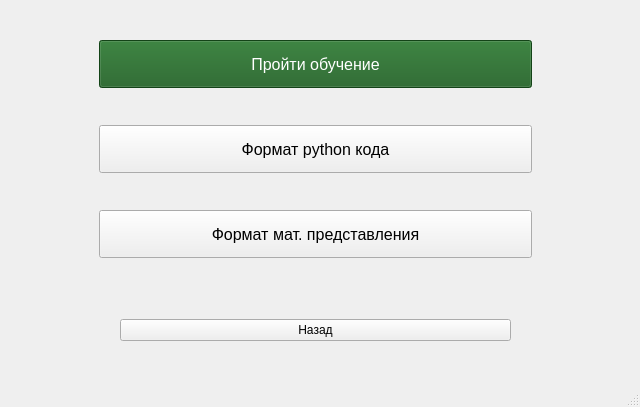
<?xml version="1.0" encoding="UTF-8"?>
<ui version="4.0">
 <class>MainWindow</class>
 <widget class="QMainWindow" name="MainWindow">
  <property name="geometry">
   <rect>
    <x>0</x>
    <y>0</y>
    <width>640</width>
    <height>407</height>
   </rect>
  </property>
  <property name="windowTitle">
   <string>Math And Code</string>
  </property>
  <widget class="QWidget" name="centralwidget">
   <widget class="QWidget" name="horizontalLayoutWidget_2">
    <property name="geometry">
     <rect>
      <x>120</x>
      <y>310</y>
      <width>391</width>
      <height>41</height>
     </rect>
    </property>
    <layout class="QHBoxLayout" name="horizontalLayout_2">
     <item>
      <widget class="QPushButton" name="buttonBack">
       <property name="text">
        <string>Назад</string>
       </property>
       <property name="icon">
        <iconset theme="go-previous">
         <normaloff>.</normaloff>.</iconset>
       </property>
       <property name="iconSize">
        <size>
         <width>22</width>
         <height>22</height>
        </size>
       </property>
      </widget>
     </item>
    </layout>
   </widget>
   <widget class="QFrame" name="verticalFrame">
    <property name="geometry">
     <rect>
      <x>90</x>
      <y>0</y>
      <width>451</width>
      <height>301</height>
     </rect>
    </property>
    <layout class="QVBoxLayout" name="verticalLayout">
     <item>
      <widget class="QPushButton" name="pushButton">
       <property name="minimumSize">
        <size>
         <width>0</width>
         <height>48</height>
        </size>
       </property>
       <property name="palette">
        <palette>
         <active>
          <colorrole role="WindowText">
           <brush brushstyle="SolidPattern">
            <color alpha="255">
             <red>255</red>
             <green>255</green>
             <blue>255</blue>
            </color>
           </brush>
          </colorrole>
          <colorrole role="Button">
           <brush brushstyle="SolidPattern">
            <color alpha="255">
             <red>27</red>
             <green>94</green>
             <blue>32</blue>
            </color>
           </brush>
          </colorrole>
          <colorrole role="Light">
           <brush brushstyle="SolidPattern">
            <color alpha="255">
             <red>40</red>
             <green>141</green>
             <blue>48</blue>
            </color>
           </brush>
          </colorrole>
          <colorrole role="Midlight">
           <brush brushstyle="SolidPattern">
            <color alpha="255">
             <red>33</red>
             <green>117</green>
             <blue>40</blue>
            </color>
           </brush>
          </colorrole>
          <colorrole role="Dark">
           <brush brushstyle="SolidPattern">
            <color alpha="255">
             <red>13</red>
             <green>47</green>
             <blue>16</blue>
            </color>
           </brush>
          </colorrole>
          <colorrole role="Mid">
           <brush brushstyle="SolidPattern">
            <color alpha="255">
             <red>18</red>
             <green>62</green>
             <blue>21</blue>
            </color>
           </brush>
          </colorrole>
          <colorrole role="Text">
           <brush brushstyle="SolidPattern">
            <color alpha="255">
             <red>255</red>
             <green>255</green>
             <blue>255</blue>
            </color>
           </brush>
          </colorrole>
          <colorrole role="BrightText">
           <brush brushstyle="SolidPattern">
            <color alpha="255">
             <red>255</red>
             <green>255</green>
             <blue>255</blue>
            </color>
           </brush>
          </colorrole>
          <colorrole role="ButtonText">
           <brush brushstyle="SolidPattern">
            <color alpha="255">
             <red>255</red>
             <green>255</green>
             <blue>255</blue>
            </color>
           </brush>
          </colorrole>
          <colorrole role="Base">
           <brush brushstyle="SolidPattern">
            <color alpha="255">
             <red>0</red>
             <green>0</green>
             <blue>0</blue>
            </color>
           </brush>
          </colorrole>
          <colorrole role="Window">
           <brush brushstyle="SolidPattern">
            <color alpha="255">
             <red>27</red>
             <green>94</green>
             <blue>32</blue>
            </color>
           </brush>
          </colorrole>
          <colorrole role="Shadow">
           <brush brushstyle="SolidPattern">
            <color alpha="255">
             <red>0</red>
             <green>0</green>
             <blue>0</blue>
            </color>
           </brush>
          </colorrole>
          <colorrole role="AlternateBase">
           <brush brushstyle="SolidPattern">
            <color alpha="255">
             <red>13</red>
             <green>47</green>
             <blue>16</blue>
            </color>
           </brush>
          </colorrole>
          <colorrole role="ToolTipBase">
           <brush brushstyle="SolidPattern">
            <color alpha="255">
             <red>255</red>
             <green>255</green>
             <blue>220</blue>
            </color>
           </brush>
          </colorrole>
          <colorrole role="ToolTipText">
           <brush brushstyle="SolidPattern">
            <color alpha="255">
             <red>0</red>
             <green>0</green>
             <blue>0</blue>
            </color>
           </brush>
          </colorrole>
          <colorrole role="PlaceholderText">
           <brush brushstyle="SolidPattern">
            <color alpha="128">
             <red>255</red>
             <green>255</green>
             <blue>255</blue>
            </color>
           </brush>
          </colorrole>
         </active>
         <inactive>
          <colorrole role="WindowText">
           <brush brushstyle="SolidPattern">
            <color alpha="255">
             <red>255</red>
             <green>255</green>
             <blue>255</blue>
            </color>
           </brush>
          </colorrole>
          <colorrole role="Button">
           <brush brushstyle="SolidPattern">
            <color alpha="255">
             <red>27</red>
             <green>94</green>
             <blue>32</blue>
            </color>
           </brush>
          </colorrole>
          <colorrole role="Light">
           <brush brushstyle="SolidPattern">
            <color alpha="255">
             <red>40</red>
             <green>141</green>
             <blue>48</blue>
            </color>
           </brush>
          </colorrole>
          <colorrole role="Midlight">
           <brush brushstyle="SolidPattern">
            <color alpha="255">
             <red>33</red>
             <green>117</green>
             <blue>40</blue>
            </color>
           </brush>
          </colorrole>
          <colorrole role="Dark">
           <brush brushstyle="SolidPattern">
            <color alpha="255">
             <red>13</red>
             <green>47</green>
             <blue>16</blue>
            </color>
           </brush>
          </colorrole>
          <colorrole role="Mid">
           <brush brushstyle="SolidPattern">
            <color alpha="255">
             <red>18</red>
             <green>62</green>
             <blue>21</blue>
            </color>
           </brush>
          </colorrole>
          <colorrole role="Text">
           <brush brushstyle="SolidPattern">
            <color alpha="255">
             <red>255</red>
             <green>255</green>
             <blue>255</blue>
            </color>
           </brush>
          </colorrole>
          <colorrole role="BrightText">
           <brush brushstyle="SolidPattern">
            <color alpha="255">
             <red>255</red>
             <green>255</green>
             <blue>255</blue>
            </color>
           </brush>
          </colorrole>
          <colorrole role="ButtonText">
           <brush brushstyle="SolidPattern">
            <color alpha="255">
             <red>255</red>
             <green>255</green>
             <blue>255</blue>
            </color>
           </brush>
          </colorrole>
          <colorrole role="Base">
           <brush brushstyle="SolidPattern">
            <color alpha="255">
             <red>0</red>
             <green>0</green>
             <blue>0</blue>
            </color>
           </brush>
          </colorrole>
          <colorrole role="Window">
           <brush brushstyle="SolidPattern">
            <color alpha="255">
             <red>27</red>
             <green>94</green>
             <blue>32</blue>
            </color>
           </brush>
          </colorrole>
          <colorrole role="Shadow">
           <brush brushstyle="SolidPattern">
            <color alpha="255">
             <red>0</red>
             <green>0</green>
             <blue>0</blue>
            </color>
           </brush>
          </colorrole>
          <colorrole role="AlternateBase">
           <brush brushstyle="SolidPattern">
            <color alpha="255">
             <red>13</red>
             <green>47</green>
             <blue>16</blue>
            </color>
           </brush>
          </colorrole>
          <colorrole role="ToolTipBase">
           <brush brushstyle="SolidPattern">
            <color alpha="255">
             <red>255</red>
             <green>255</green>
             <blue>220</blue>
            </color>
           </brush>
          </colorrole>
          <colorrole role="ToolTipText">
           <brush brushstyle="SolidPattern">
            <color alpha="255">
             <red>0</red>
             <green>0</green>
             <blue>0</blue>
            </color>
           </brush>
          </colorrole>
          <colorrole role="PlaceholderText">
           <brush brushstyle="SolidPattern">
            <color alpha="128">
             <red>255</red>
             <green>255</green>
             <blue>255</blue>
            </color>
           </brush>
          </colorrole>
         </inactive>
         <disabled>
          <colorrole role="WindowText">
           <brush brushstyle="SolidPattern">
            <color alpha="255">
             <red>13</red>
             <green>47</green>
             <blue>16</blue>
            </color>
           </brush>
          </colorrole>
          <colorrole role="Button">
           <brush brushstyle="SolidPattern">
            <color alpha="255">
             <red>27</red>
             <green>94</green>
             <blue>32</blue>
            </color>
           </brush>
          </colorrole>
          <colorrole role="Light">
           <brush brushstyle="SolidPattern">
            <color alpha="255">
             <red>40</red>
             <green>141</green>
             <blue>48</blue>
            </color>
           </brush>
          </colorrole>
          <colorrole role="Midlight">
           <brush brushstyle="SolidPattern">
            <color alpha="255">
             <red>33</red>
             <green>117</green>
             <blue>40</blue>
            </color>
           </brush>
          </colorrole>
          <colorrole role="Dark">
           <brush brushstyle="SolidPattern">
            <color alpha="255">
             <red>13</red>
             <green>47</green>
             <blue>16</blue>
            </color>
           </brush>
          </colorrole>
          <colorrole role="Mid">
           <brush brushstyle="SolidPattern">
            <color alpha="255">
             <red>18</red>
             <green>62</green>
             <blue>21</blue>
            </color>
           </brush>
          </colorrole>
          <colorrole role="Text">
           <brush brushstyle="SolidPattern">
            <color alpha="255">
             <red>13</red>
             <green>47</green>
             <blue>16</blue>
            </color>
           </brush>
          </colorrole>
          <colorrole role="BrightText">
           <brush brushstyle="SolidPattern">
            <color alpha="255">
             <red>255</red>
             <green>255</green>
             <blue>255</blue>
            </color>
           </brush>
          </colorrole>
          <colorrole role="ButtonText">
           <brush brushstyle="SolidPattern">
            <color alpha="255">
             <red>13</red>
             <green>47</green>
             <blue>16</blue>
            </color>
           </brush>
          </colorrole>
          <colorrole role="Base">
           <brush brushstyle="SolidPattern">
            <color alpha="255">
             <red>27</red>
             <green>94</green>
             <blue>32</blue>
            </color>
           </brush>
          </colorrole>
          <colorrole role="Window">
           <brush brushstyle="SolidPattern">
            <color alpha="255">
             <red>27</red>
             <green>94</green>
             <blue>32</blue>
            </color>
           </brush>
          </colorrole>
          <colorrole role="Shadow">
           <brush brushstyle="SolidPattern">
            <color alpha="255">
             <red>0</red>
             <green>0</green>
             <blue>0</blue>
            </color>
           </brush>
          </colorrole>
          <colorrole role="AlternateBase">
           <brush brushstyle="SolidPattern">
            <color alpha="255">
             <red>27</red>
             <green>94</green>
             <blue>32</blue>
            </color>
           </brush>
          </colorrole>
          <colorrole role="ToolTipBase">
           <brush brushstyle="SolidPattern">
            <color alpha="255">
             <red>255</red>
             <green>255</green>
             <blue>220</blue>
            </color>
           </brush>
          </colorrole>
          <colorrole role="ToolTipText">
           <brush brushstyle="SolidPattern">
            <color alpha="255">
             <red>0</red>
             <green>0</green>
             <blue>0</blue>
            </color>
           </brush>
          </colorrole>
          <colorrole role="PlaceholderText">
           <brush brushstyle="SolidPattern">
            <color alpha="128">
             <red>255</red>
             <green>255</green>
             <blue>255</blue>
            </color>
           </brush>
          </colorrole>
         </disabled>
        </palette>
       </property>
       <property name="font">
        <font>
         <pointsize>12</pointsize>
        </font>
       </property>
       <property name="text">
        <string>Пройти обучение</string>
       </property>
      </widget>
     </item>
     <item>
      <widget class="QPushButton" name="pushButton_3">
       <property name="minimumSize">
        <size>
         <width>0</width>
         <height>48</height>
        </size>
       </property>
       <property name="font">
        <font>
         <pointsize>12</pointsize>
        </font>
       </property>
       <property name="text">
        <string>Формат python кода</string>
       </property>
      </widget>
     </item>
     <item>
      <widget class="QPushButton" name="pushButton_2">
       <property name="minimumSize">
        <size>
         <width>0</width>
         <height>48</height>
        </size>
       </property>
       <property name="font">
        <font>
         <pointsize>12</pointsize>
        </font>
       </property>
       <property name="text">
        <string>Формат мат. представления</string>
       </property>
      </widget>
     </item>
    </layout>
   </widget>
  </widget>
  <widget class="QMenuBar" name="menubar">
   <property name="geometry">
    <rect>
     <x>0</x>
     <y>0</y>
     <width>640</width>
     <height>20</height>
    </rect>
   </property>
  </widget>
  <widget class="QStatusBar" name="statusbar"/>
 </widget>
 <resources/>
 <connections/>
</ui>
